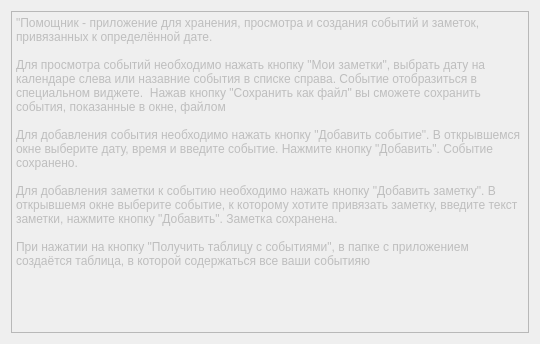
<?xml version="1.0" encoding="UTF-8"?>
<ui version="4.0">
 <class>Form</class>
 <widget class="QWidget" name="Form">
  <property name="geometry">
   <rect>
    <x>0</x>
    <y>0</y>
    <width>540</width>
    <height>344</height>
   </rect>
  </property>
  <property name="windowTitle">
   <string>О приложении</string>
  </property>
  <layout class="QVBoxLayout" name="verticalLayout">
   <item>
    <widget class="QPlainTextEdit" name="plainTextEdit">
     <property name="enabled">
      <bool>false</bool>
     </property>
     <property name="plainText">
      <string>&quot;Помощник - приложение для хранения, просмотра и создания событий и заметок, привязанных к определённой дате.

Для просмотра событий необходимо нажать кнопку &quot;Мои заметки&quot;, выбрать дату на календаре слева или назавние события в списке справа. Событие отобразиться в специальном виджете.  Нажав кнопку &quot;Сохранить как файл&quot; вы сможете сохранить события, показанные в окне, файлом

Для добавления события необходимо нажать кнопку &quot;Добавить событие&quot;. В открывшемся окне выберите дату, время и введите событие. Нажмите кнопку &quot;Добавить&quot;. Событие сохранено.

Для добавления заметки к событию необходимо нажать кнопку &quot;Добавить заметку&quot;. В открывшемя окне выберите событие, к которому хотите привязать заметку, введите текст заметки, нажмите кнопку &quot;Добавить&quot;. Заметка сохранена.

При нажатии на кнопку &quot;Получить таблицу с событиями&quot;, в папке с приложением создаётся таблица, в которой содержаться все ваши событияю </string>
     </property>
    </widget>
   </item>
  </layout>
 </widget>
 <resources/>
 <connections/>
</ui>
